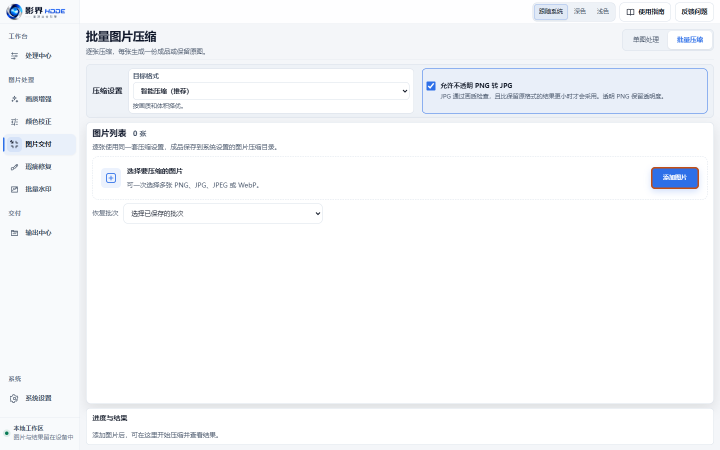
#> input picture src/assets/user-guide/desktop-batch-add.webp, 1440 x 900 px (shown at 1/2 size)
$ python -i lama_adapter.py   (imports and definitions only)
#> lines starting #> are read from the running program, lines starting #| are printed output that depends on the picture
#> further down, picture is the input picture: shape (900, 1440, 3); mean B, G, R 250.3, 248.2, 246.9
from __future__ import annotations

import hashlib
import io
import math
import os
import threading
import time
from pathlib import Path

import cv2 as cv
import numpy as np
import onnxruntime as ort
from PIL import Image

from .contracts import LocalRetouchResult


PROJECT_ROOT = Path(__file__).resolve().parents[2]
DEFAULT_MODEL_PATH = PROJECT_ROOT / "models" / "local_retouch" / "inpainting_lama_2025jan.onnx"
EXPECTED_MODEL_SHA256 = "7df918ac3921d3daf0aae1d219776cf0dc4e4935f035af81841b40adcf74fdf2"


# [195 lines left out: functions _sha256, _read_image, _valid_dpi, _read_dpi, _write_png, _context_box_from_bounds and 4 more, not called in this run]


def _ellipse_kernel(radius: int) -> np.ndarray:
    size = max(1, int(radius)) * 2 + 1
    return cv.getStructuringElement(cv.MORPH_ELLIPSE, (size, size))


# [22 lines left out: functions _mask_expansion_radius, _expanded_mask, _support_ring, not called in this run]


def _gradient_magnitude(image: np.ndarray) -> np.ndarray:
    gray = cv.cvtColor(image, cv.COLOR_BGR2GRAY).astype(np.float32)
    gray = cv.GaussianBlur(gray, (0, 0), 1.0)
    gx = cv.Sobel(gray, cv.CV_32F, 1, 0, ksize=3)
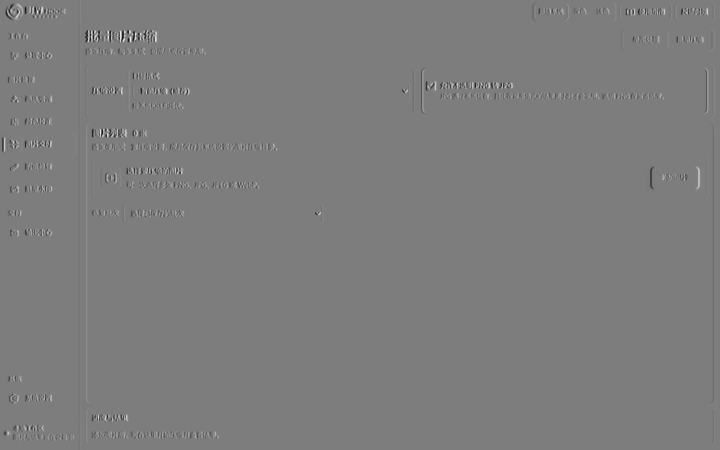
#> gx: shape (900, 1440) float32 (shown at 1/2 size); min -564, max 582.4, mean 0; drawn with min black and max white
    gy = cv.Sobel(gray, cv.CV_32F, 0, 1, ksize=3)
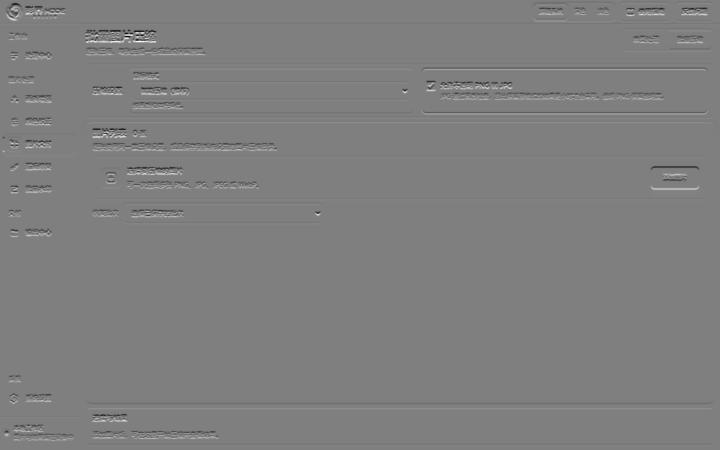
#> gy: shape (900, 1440) float32 (shown at 1/2 size); min -567.4, max 570.7, mean -0.1; drawn with min black and max white
    return cv.magnitude(gx, gy)
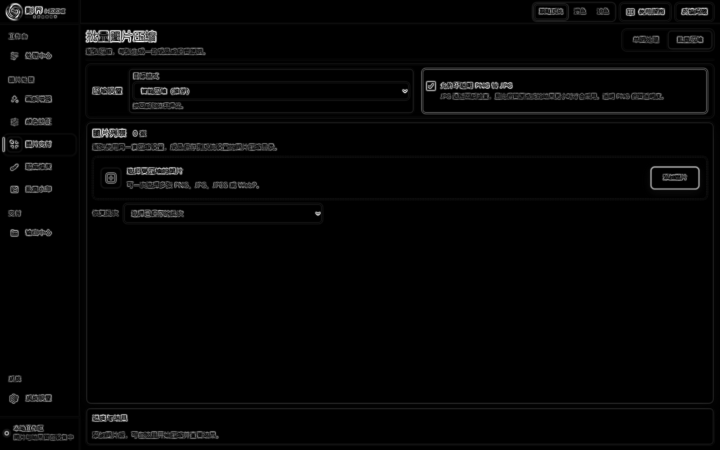
#> returned value: shape (900, 1440) float32 (shown at 1/2 size); min 0, max 582.4, mean 11.4; drawn with min black and max white


# [446 lines left out: functions _match_boundary_color, _surface_features, _has_long_structure, _simple_background_surface, _restore_simple_structure, _candidate_harmonization_band_width and 3 more, not called in this run]


class LamaOnnxAdapter:
    """LaMa-specific runtime hidden behind the product-level retouch contract."""

    engine_id = "lama_onnx_2025jan"

    # [6 lines left out: function __init__, not called in this run]

    @property
    def last_timings_ms(self) -> dict[str, float | str]:
        return dict(self._last_timings_ms)

    # [253 lines left out: functions availability, _require_session, _candidate_for_box, process, not called in this run]

>>> import cv2
>>> picture = cv2.imread('../../src/assets/user-guide/desktop-batch-add.webp')
>>> result = _gradient_magnitude(picture)

$ run again, on src/assets/user-guide/desktop-choose-delivery.webp
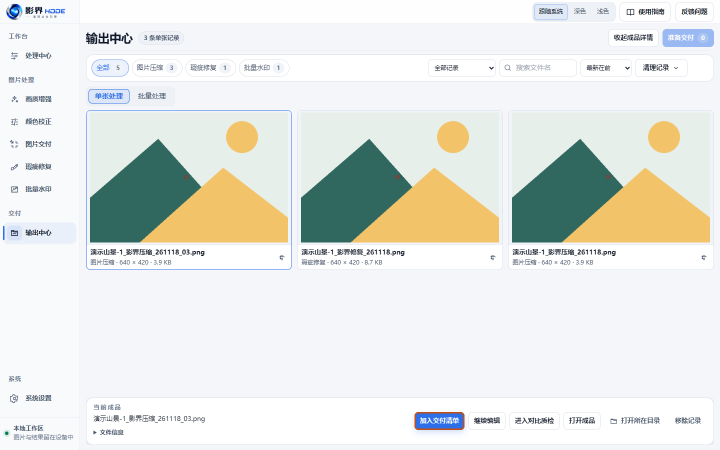
#> input picture src/assets/user-guide/desktop-choose-delivery.webp, 1440 x 900 px (shown at 1/2 size)
#> picture is the input picture: shape (900, 1440, 3); mean B, G, R 227, 231.5, 228.6
#> in _gradient_magnitude, `gy = cv.Sobel(gray, cv.CV_32F, 0, 1, ksize=3)`:
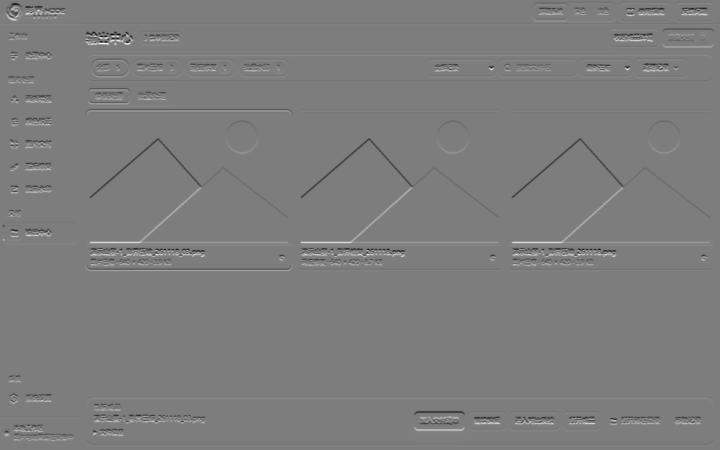
#> gy: shape (900, 1440) float32 (shown at 1/2 size); min -557.2, max 570.8, mean -0.1; drawn with min black and max white
#> in _gradient_magnitude, `return cv.magnitude(gx, gy)`:
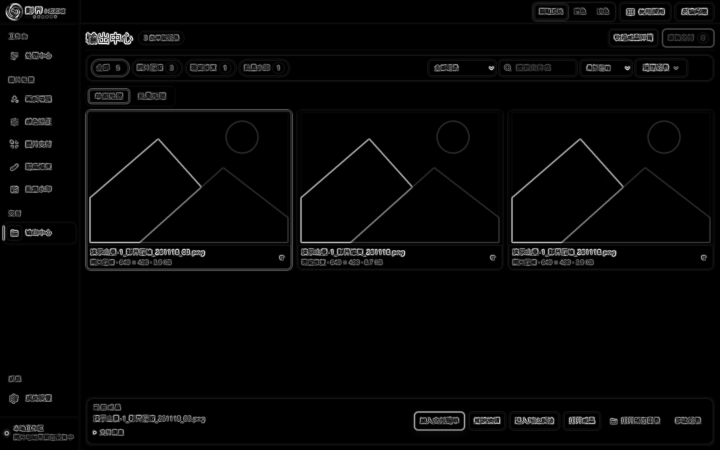
#> returned value: shape (900, 1440) float32 (shown at 1/2 size); min 0, max 582.4, mean 13.9; drawn with min black and max white

$ run again, on src/assets/user-guide/desktop-choose-picture.webp
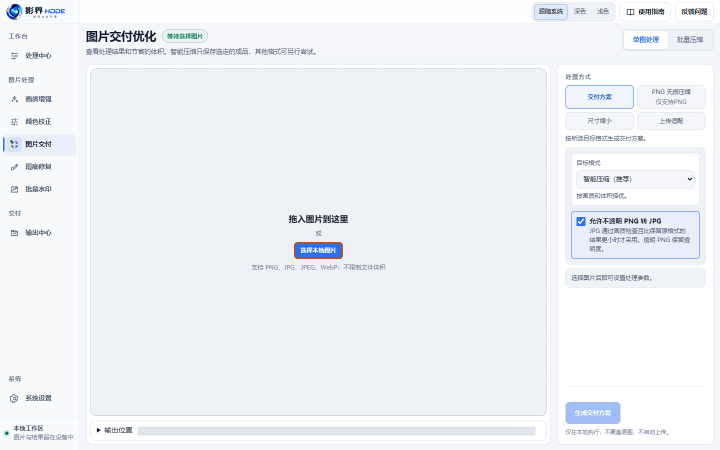
#> input picture src/assets/user-guide/desktop-choose-picture.webp, 1440 x 900 px (shown at 1/2 size)
#> picture is the input picture: shape (900, 1440, 3); mean B, G, R 246.6, 242.2, 238.9
#> in _gradient_magnitude, `gy = cv.Sobel(gray, cv.CV_32F, 0, 1, ksize=3)`:
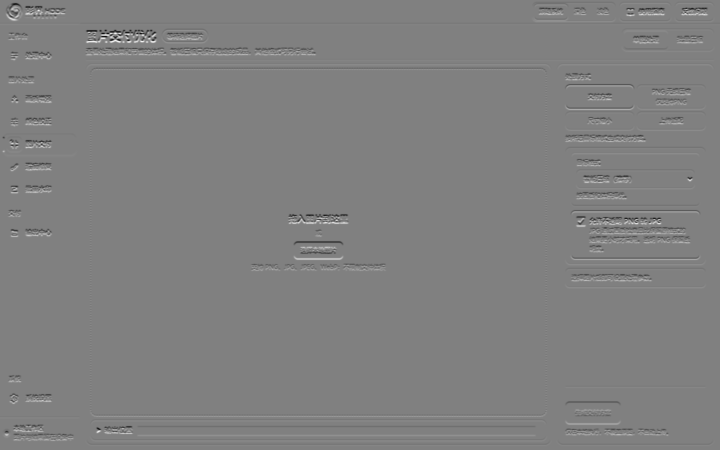
#> gy: shape (900, 1440) float32 (shown at 1/2 size); min -567.4, max 557.3, mean -0.1; drawn with min black and max white
#> in _gradient_magnitude, `return cv.magnitude(gx, gy)`:
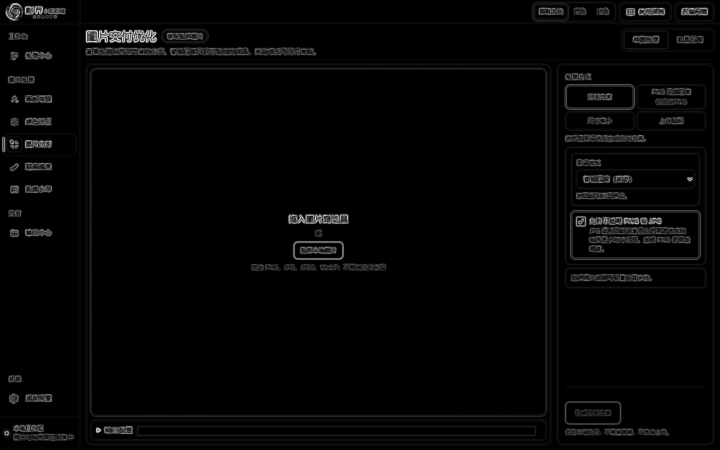
#> returned value: shape (900, 1440) float32 (shown at 1/2 size); min 0, max 597.5, mean 12; drawn with min black and max white

$ run again, on src/assets/user-guide/desktop-color-level.webp
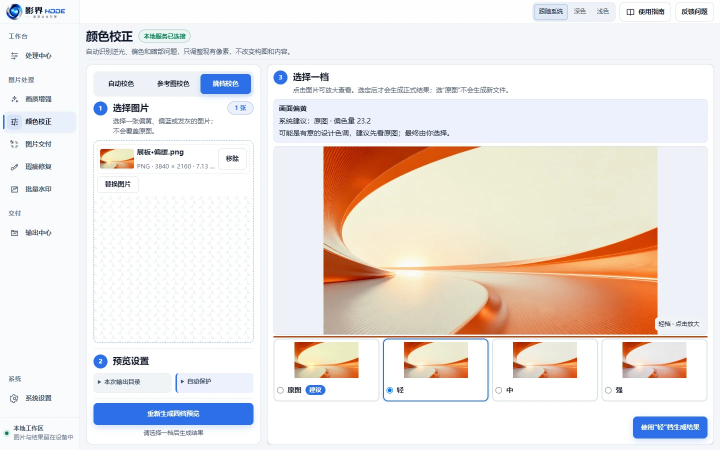
#> input picture src/assets/user-guide/desktop-color-level.webp, 1440 x 900 px (shown at 1/2 size)
#> picture is the input picture: shape (900, 1440, 3); mean B, G, R 226.2, 229.6, 235.5
#> in _gradient_magnitude, `gy = cv.Sobel(gray, cv.CV_32F, 0, 1, ksize=3)`:
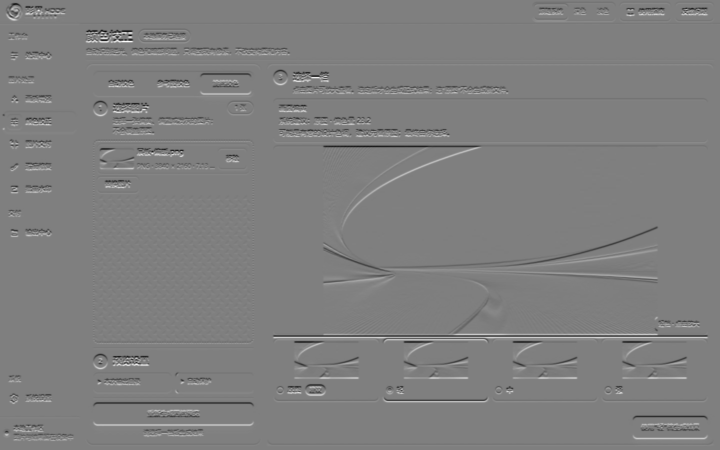
#> gy: shape (900, 1440) float32 (shown at 1/2 size); min -570.4, max 571.9, mean -0.1; drawn with min black and max white
#> in _gradient_magnitude, `return cv.magnitude(gx, gy)`:
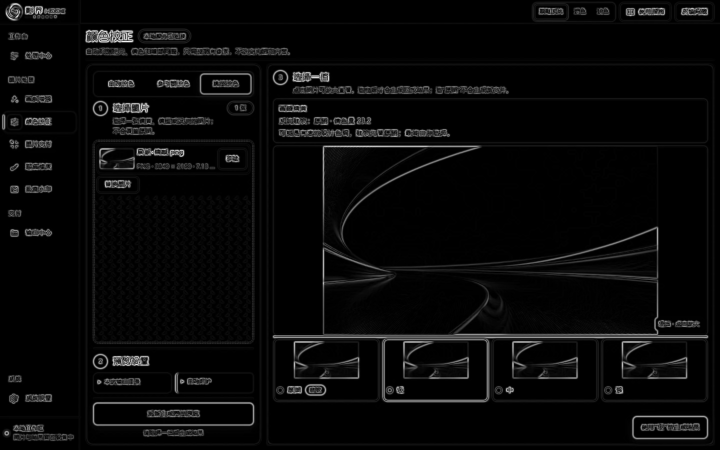
#> returned value: shape (900, 1440) float32 (shown at 1/2 size); min 0, max 585.4, mean 21; drawn with min black and max white
